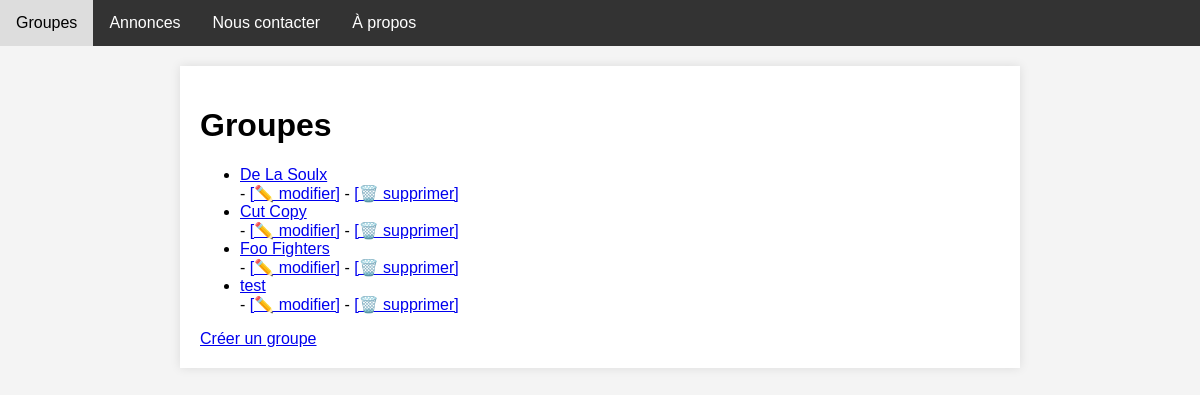
Screenshot of /bands/ with the database file from the repository.
### listings/models.py (models this page shows, shortened)
class Band(models.Model):
    class Genre(models.TextChoices):
        HIP_HOP = 'HH'
        SYNTH_POP = 'SP'
        ALTERNATIVE_ROCK = 'AR'
    name = models.fields.CharField(max_length=100)
    genre = models.fields.CharField(choices=Genre.choices, max_length=5)
    biography = models.fields.CharField(max_length=1000)
    year_formed = models.fields.IntegerField(
        validators=[MinValueValidator(1900), MaxValueValidator(2023)]
    )
    active = models.fields.BooleanField(default=True)
    official_homepage = models.fields.URLField(null=True, blank=True)

### listings/views.py (the view)
# urls.py: path('bands/', views.band_list, name='band-list'),
def band_list(request):
    bands = Band.objects.all()
    return render(request, 'listings/band_list.html', {'bands': bands})

### listings/templates/listings/band_list.html
{% extends 'listings/base.html' %}
{% block content %}
<h1>Groupes</h1>
<ul>
    {% for band in bands %}
    <li><a href="{% url 'band-detail' band.id %}">{{ band.name }}</a></li>
    - <a href="{% url 'band-update' band.id %}">[✏️ modifier]</a>
    - <a href="{% url 'band-delete' band.id %}">[🗑️ supprimer]</a>
    {% endfor %}
</ul>
<a href="{% url 'band-create' %}">Créer un groupe</a>
{% endblock %}

### listings/static/listings/styles.css (style rules this page uses)
body { font-family: 'Arial', sans-serif; margin: 0; padding: 0; background-color: #f4f4f4; }

### rows the page displays
Band: name "De La Soulx"
Band: name "Cut Copy"
Band: name "Foo Fighters"
Band: name "test"
